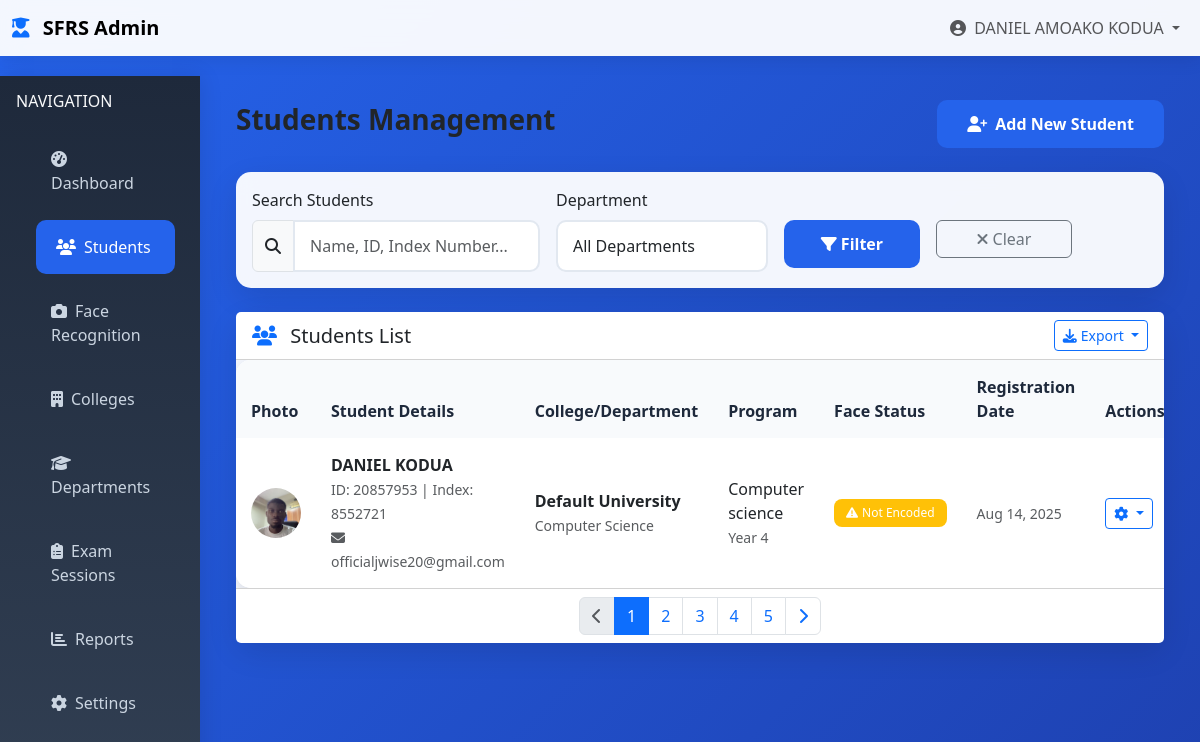
Page /students (signed in) on the committed database.
### tables this page shows
CREATE TABLE students (
            id INTEGER PRIMARY KEY AUTOINCREMENT,
            student_id TEXT UNIQUE NOT NULL,
            index_number TEXT UNIQUE NOT NULL,
            first_name TEXT NOT NULL,
            middle_name TEXT,
            last_name TEXT NOT NULL,
            email TEXT UNIQUE,
            phone TEXT,
            date_of_birth DATE,
            gender TEXT,
            address TEXT,
            emergency_contact TEXT,
            emergency_phone TEXT,
            college_id INTEGER,
            department_id INTEGER,
            program TEXT,
            year_of_study INTEGER,
            admission_year INTEGER,
            photo_path TEXT,
            face_encoding TEXT,
            status TEXT DEFAULT 'active',
            created_by INTEGER,
            created_at TIMESTAMP DEFAULT CURRENT_TIMESTAMP,
            updated_at TIMESTAMP DEFAULT CURRENT_TIMESTAMP, academic_year_id INTEGER,
            FOREIGN KEY (college_id) REFERENCES colleges (id),
            FOREIGN KEY (department_id) REFERENCES departments (id),
            FOREIGN KEY (created_by) REFERENCES admins (id)
        );

CREATE TABLE colleges (
            id INTEGER PRIMARY KEY AUTOINCREMENT,
            name TEXT NOT NULL UNIQUE,
            code TEXT NOT NULL UNIQUE,
            address TEXT,
            phone TEXT,
            email TEXT,
            established_year INTEGER,
            logo_path TEXT,
            status TEXT DEFAULT 'active',
            created_at TIMESTAMP DEFAULT CURRENT_TIMESTAMP
        );

CREATE TABLE departments (
            id INTEGER PRIMARY KEY AUTOINCREMENT,
            college_id INTEGER,
            name TEXT NOT NULL,
            code TEXT NOT NULL,
            head_name TEXT,
            email TEXT,
            phone TEXT,
            status TEXT DEFAULT 'active',
            created_at TIMESTAMP DEFAULT CURRENT_TIMESTAMP,
            FOREIGN KEY (college_id) REFERENCES colleges (id),
            UNIQUE(college_id, code)
        );

### enhanced_app.py (the view)
@app.route('/students')
@login_required
def students_list():
    search = request.args.get('search', '')
    department = request.args.get('department', '')
    page = int(request.args.get('page', 1))
    per_page = 20
    conn = get_db_connection()
    query = '''
        SELECT s.*, c.name as college_name, d.name as department_name
        FROM students s
        LEFT JOIN colleges c ON s.college_id = c.id
        LEFT JOIN departments d ON s.department_id = d.id
        WHERE 1=1
    '''
    params = []
    if search:
        query += ' AND (s.first_name LIKE ? OR s.last_name LIKE ? OR s.student_id LIKE ?)'
        search_param = f'%{search}%'
        params.extend([search_param, search_param, search_param])
    if department:
        query += ' AND s.department_id = ?'
        params.append(department)
    query += ' ORDER BY s.created_at DESC LIMIT ? OFFSET ?'
    params.extend([per_page, (page-1) * per_page])
    students = conn.execute(query, params).fetchall()
    departments = conn.execute('SELECT * FROM departments ORDER BY name').fetchall()
    conn.close()
    return render_template('students/list.html',
                         students=students,
                         departments=departments,
                         search=search,
                         current_page=page)

### database.py (called while the page is built)
def get_db_connection():
    conn = sqlite3.connect(DATABASE)
    conn.row_factory = sqlite3.Row
    return conn

### enhanced_app.py (called while the page is built)
def login_required(f):
    @wraps(f)
    def decorated_function(*args, **kwargs):
        if 'admin_id' not in session:
            return redirect(url_for('login'))
        return f(*args, **kwargs)
    return decorated_function

### templates/students/list.html (shortened to what this page needs)
{% extends "enhanced_base.html" %}
{% block content %}
<div class="d-flex justify-content-between align-items-center mb-4">
    <h1 class="h3 fw-bold">Students Management</h1>
    <a href="{{ url_for('add_student') }}" class="btn btn-primary">
        <i class="fas fa-user-plus me-2"></i>Add New Student
    </a>
</div>
<div class="card mb-4">
    <div class="card-body">
        <form method="GET" class="row g-3">
            <div class="col-md-4">
                <label for="search" class="form-label">Search Students</label>
                <div class="input-group">
                    <span class="input-group-text">
                        <i class="fas fa-search"></i>
                    </span>
                    <input type="text" class="form-control" id="search" name="search"
                           value="{{ search }}" placeholder="Name, ID, Index Number...">
                </div>
            </div>
            <div class="col-md-3">
                <label for="department" class="form-label">Department</label>
                <select class="form-control" id="department" name="department">
                    <option value="">All Departments</option>
                </select>
            </div>
            <div class="col-md-2">
                <label class="form-label">&nbsp;</label>
                <div class="d-grid">
                    <button type="submit" class="btn btn-primary">
                        <i class="fas fa-filter me-1"></i>Filter
                    </button>
                </div>
            </div>
            <div class="col-md-2">
                <label class="form-label">&nbsp;</label>
                <div class="d-grid">
                    <a href="{{ url_for('students_list') }}" class="btn btn-outline-secondary">
                        <i class="fas fa-times me-1"></i>Clear
                    </a>
                </div>
            </div>
        </form>
    </div>
</div>
<div class="card">
    <div class="card-header bg-white d-flex justify-content-between align-items-center">
        <h5 class="card-title mb-0">
            <i class="fas fa-users text-primary me-2"></i>
            Students List
        </h5>
        <div class="dropdown">
            <button class="btn btn-outline-primary dropdown-toggle btn-sm" type="button"
                    data-bs-toggle="dropdown">
                <i class="fas fa-download me-1"></i>Export
            </button>
        </div>
    </div>
    <div class="card-body p-0">
        {% if students %}
        <div class="table-responsive">
            <table class="table table-hover mb-0">
                <thead>
                    <tr>
                        <th>Photo</th>
                        <th>Student Details</th>
                        <th>College/Department</th>
                        <th>Program</th>
                        <th>Face Status</th>
                        <th>Registration Date</th>
                        <th>Actions</th>
                    </tr>
                </thead>
                <tbody>
                    {% for student in students %}
                    <tr>
                        <td>
                            {% if student.photo_path %}
                                <img src="{{ url_for('static', filename=student.photo_path.replace('static/', '')) }}"
                                     alt="Student Photo" class="rounded-circle" width="50" height="50"
                                     style="object-fit: cover;">
                            {% else %}
                                <div class="bg-light rounded-circle d-flex align-items-center justify-content-center"
                                     style="width: 50px; height: 50px;">
                                    <i class="fas fa-user text-muted"></i>
                                </div>
                            {% endif %}
                        </td>
                        <td>
                            <div class="fw-bold">{{ student.first_name }} {{ student.last_name }}</div>
                            <small class="text-muted">
                                ID: {{ student.student_id }} | Index: {{ student.index_number }}
                            </small>
                            {% if student.email %}
                            <br><small class="text-muted">
                                <i class="fas fa-envelope me-1"></i>{{ student.email }}
                            </small>
                            {% endif %}
                        </td>
                        <td>
                            <div class="fw-bold">{{ student.college_name or 'N/A' }}</div>
                            <small class="text-muted">{{ student.department_name or 'N/A' }}</small>
                        </td>
                        <td>
                            <div>{{ student.program or 'N/A' }}</div>
                            {% if student.year_of_study %}
                            <small class="text-muted">Year {{ student.year_of_study }}</small>
                            {% endif %}
                        </td>
                        <td>
                            {% if student.face_encoding %}
                                <span class="badge bg-success">
                                    <i class="fas fa-check me-1"></i>Encoded
                                </span>
                            {% else %}
                                <span class="badge bg-warning">
                                    <i class="fas fa-exclamation-triangle me-1"></i>Not Encoded
                                </span>
                            {% endif %}
                        </td>
                        <td>
                            <small class="text-muted student-date" data-date="{{ student.created_at }}">
                            </small>
                        </td>
                        <td>
                            <div class="dropdown">
                                <button class="btn btn-sm btn-outline-primary dropdown-toggle"
                                        type="button" data-bs-toggle="dropdown">
                                    <i class="fas fa-cog"></i>
                                </button>
                            </div>
                        </td>
                    </tr>
                    {% endfor %}
                </tbody>
            </table>
        </div>
        <div class="card-footer bg-white">
            <nav>
                <ul class="pagination justify-content-center mb-0">
                    <li class="page-item {% if current_page <= 1 %}disabled{% endif %}">
                        <a class="page-link" href="?page={{ current_page - 1 }}&search={{ search }}&department={{ request.args.get('department', '') }}">
                            <i class="fas fa-chevron-left"></i>
                        </a>
                    </li>
                    {% for page_num in range(1, 6) %}
                        <li class="page-item {% if page_num == current_page %}active{% endif %}">
                            <a class="page-link" href="?page={{ page_num }}&search={{ search }}&department={{ request.args.get('department', '') }}">
                                {{ page_num }}
                            </a>
                        </li>
                    {% endfor %}
                    <li class="page-item">
                        <a class="page-link" href="?page={{ current_page + 1 }}&search={{ search }}&department={{ request.args.get('department', '') }}">
                            <i class="fas fa-chevron-right"></i>
                        </a>
                    </li>
                </ul>
            </nav>
        </div>
        {% endif %}
    </div>
</div>
{% endblock %}

### templates/enhanced_base.html (shortened to what this page needs)
<!DOCTYPE html>
<html lang="en">
<head>
    <link href="https://cdn.jsdelivr.net/npm/bootstrap@5.3.0/dist/css/bootstrap.min.css" rel="stylesheet">
    <link href="https://cdnjs.cloudflare.com/ajax/libs/font-awesome/6.4.0/css/all.min.css" rel="stylesheet">
</head>
<body>
    {% if session.admin_id %}
    <nav class="navbar navbar-expand-lg fixed-top">
        <div class="container-fluid">
            <a class="navbar-brand fw-bold" href="{{ url_for('dashboard') }}">
                <i class="fas fa-user-graduate text-primary me-2"></i>
                SFRS Admin
            </a>
            <div class="collapse navbar-collapse" id="navbarNav">
                <ul class="navbar-nav ms-auto">
                    <li class="nav-item dropdown">
                        <a class="nav-link dropdown-toggle" href="#" role="button" data-bs-toggle="dropdown">
                            <i class="fas fa-user-circle me-1"></i>
                            {{ session.admin_name }}
                        </a>
                    </li>
                </ul>
            </div>
        </div>
    </nav>
    <div class="container-fluid" style="margin-top: 76px;">
        <div class="row">
            <div class="col-md-3 col-lg-2 px-0">
                <div class="sidebar">
                    <div class="p-3">
                        <h6 class="text-light mb-3">NAVIGATION</h6>
                        <nav class="nav flex-column">
                            <a class="nav-link" href="{{ url_for('dashboard') }}">
                                <i class="fas fa-tachometer-alt me-2"></i>Dashboard
                            </a>
                            <a class="nav-link" href="{{ url_for('students_list') }}">
                                <i class="fas fa-users me-2"></i>Students
                            </a>
                            <a class="nav-link" href="{{ url_for('verify_face') }}">
                                <i class="fas fa-camera me-2"></i>Face Recognition
                            </a>
                            <a class="nav-link" href="#">
                                <i class="fas fa-building me-2"></i>Colleges
                            </a>
                            <a class="nav-link" href="#">
                                <i class="fas fa-graduation-cap me-2"></i>Departments
                            </a>
                            <a class="nav-link" href="#">
                                <i class="fas fa-clipboard-list me-2"></i>Exam Sessions
                            </a>
                            <a class="nav-link" href="#">
                                <i class="fas fa-chart-bar me-2"></i>Reports
                            </a>
                            <a class="nav-link" href="#">
                                <i class="fas fa-cog me-2"></i>Settings
                            </a>
                        </nav>
                    </div>
                </div>
            </div>
            <div class="col-md-9 col-lg-10">
                <div class="p-4">
                    {% endif %}
                    {% block content %}{% endblock %}
                    {% if session.admin_id %}
                </div>
            </div>
        </div>
    </div>
    {% endif %}
</body>
</html>

### templates/enhanced_base.html (style rules this page uses)
:root { --primary-color: #2563eb; --secondary-color: #1e40af; --success-color: #059669; --warning-color: #d97706; --danger-color: #dc2626; --info-color: #0891b2; --light-color: #f8fafc; --dark-color: #1e293b; }
body { background: linear-gradient(135deg, var(--primary-color), var(--secondary-color)); min-height: 100vh; font-family: 'Segoe UI', Tahoma, Geneva, Verdana, sans-serif; }
.navbar { background: rgba(255, 255, 255, 0.95); backdrop-filter: blur(10px); box-shadow: 0 2px 20px rgba(0, 0, 0, 0.1); }
.card { border: none; border-radius: 15px; box-shadow: 0 10px 30px rgba(0, 0, 0, 0.1); backdrop-filter: blur(10px); background: rgba(255, 255, 255, 0.95); }
.btn-primary { background: var(--primary-color); border: none; border-radius: 10px; padding: 12px 30px; font-weight: 600; transition: all 0.3s ease; }
.form-control { border: 2px solid #e2e8f0; border-radius: 10px; padding: 12px 15px; transition: all 0.3s ease; }
.sidebar { background: linear-gradient(180deg, var(--dark-color), #334155); min-height: 100vh; box-shadow: 2px 0 20px rgba(0, 0, 0, 0.1); }
.sidebar .nav-link { color: #cbd5e1; padding: 15px 20px; margin: 5px 15px; border-radius: 10px; transition: all 0.3s ease; }
.sidebar .nav-link:hover, .sidebar .nav-link.active { background: var(--primary-color); color: white; transform: translateX(5px); }
.table { background: white; border-radius: 15px; overflow: hidden; box-shadow: 0 5px 15px rgba(0, 0, 0, 0.1); }
.table th { background: var(--light-color); border: none; padding: 15px; font-weight: 600; color: var(--dark-color); }
.table td { border: none; padding: 15px; vertical-align: middle; }
.badge { padding: 8px 12px; border-radius: 8px; font-weight: 500; }

### rows in the picture
students: admin_name "DANIEL AMOAKO KODUA", photo_path (picture), first_name "DANIEL", last_name "KODUA", student_id "20857953", index_number "8552721", email "officialjwise20@gmail.com", name "Default University", name "Computer Science", program "Computer science", year_of_study "4"

### other values in the picture
{{ page_num }} "1" "2" "3" "4" "5"
